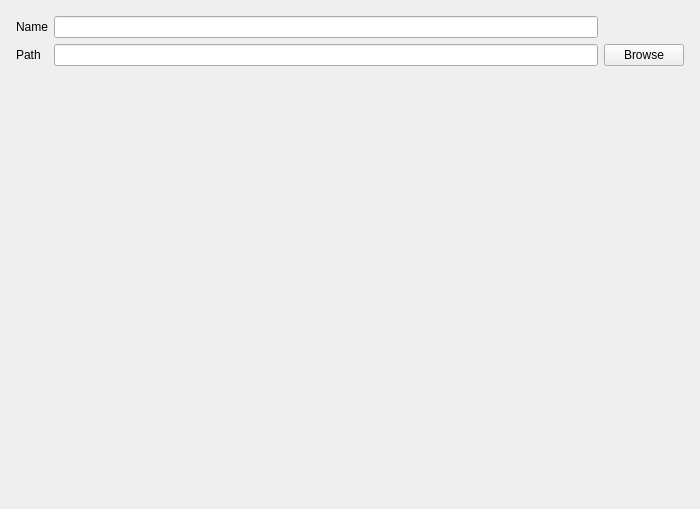
<?xml version="1.0" encoding="UTF-8"?>
<ui version="4.0">
 <class>ProSetPage</class>
 <widget class="QWizardPage" name="ProSetPage">
  <property name="geometry">
   <rect>
    <x>0</x>
    <y>0</y>
    <width>700</width>
    <height>509</height>
   </rect>
  </property>
  <property name="windowTitle">
   <string>WizardPage</string>
  </property>
  <layout class="QGridLayout" name="gridLayout_2">
   <item row="0" column="0">
    <layout class="QGridLayout" name="gridLayout">
     <property name="leftMargin">
      <number>5</number>
     </property>
     <property name="topMargin">
      <number>5</number>
     </property>
     <property name="rightMargin">
      <number>5</number>
     </property>
     <property name="bottomMargin">
      <number>5</number>
     </property>
     <item row="1" column="0">
      <widget class="QLabel" name="label_2">
       <property name="text">
        <string>Path</string>
       </property>
      </widget>
     </item>
     <item row="0" column="2">
      <widget class="QLineEdit" name="lineEdit"/>
     </item>
     <item row="0" column="0">
      <widget class="QLabel" name="label">
       <property name="text">
        <string>Name</string>
       </property>
      </widget>
     </item>
     <item row="1" column="3">
      <widget class="QPushButton" name="pushButton">
       <property name="text">
        <string>Browse</string>
       </property>
      </widget>
     </item>
     <item row="1" column="2">
      <widget class="QLineEdit" name="lineEdit_2"/>
     </item>
     <item row="2" column="2">
      <widget class="QLabel" name="tips">
       <property name="text">
        <string/>
       </property>
      </widget>
     </item>
    </layout>
   </item>
  </layout>
 </widget>
 <resources/>
 <connections/>
</ui>
